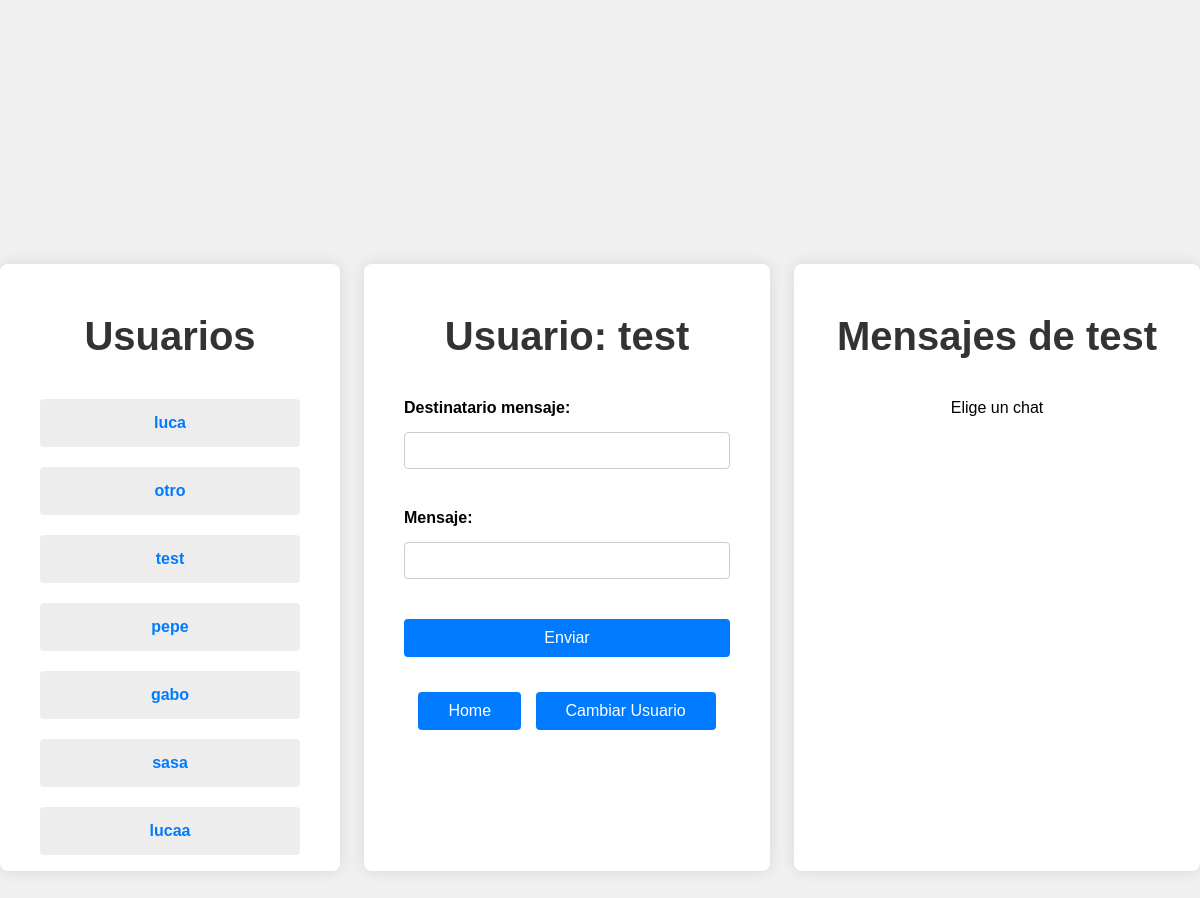
The page /chat (signed in) on the database its author committed.
### tables this page shows
CREATE TABLE users(
    id INTEGER PRIMARY KEY AUTOINCREMENT,
    username string UNIQUE, 
    pwd string NOT NULL,
    salt string NOT NULL,
    rol string NOT NULL,
    correo string NOT NULL,
    public_ip string NULL);

### app.py (the view)
@app.route('/chat', methods=['GET', 'POST'])
def chat():
    if 'user_id' not in session:
        return redirect(url_for('login'))
    messages = None
    users = get_users()
    if request.method == 'POST':
        send_message(message= request.form['message'], recipient= request.form['recipient'], sender= session['user_id'])
    selected_user = request.args.get('user')
    if selected_user:
        messages = messages_descifrados(selected_user, session['user_id'])
    return render_template('chat.html', messages= messages, users = users, username=get_name_by_id(session['user_id'])["username"])

### db_functions/user_functions.py (called while the page is built)
def get_name_by_id(user_id):
    conn = sql.connect('cripto.sqlite')
    conn.row_factory = sql.Row
    cursor = conn.cursor()
    cursor.execute('SELECT username FROM users WHERE id = ?', (user_id,))
    return cursor.fetchone()

def get_users():
    conn = sql.connect('cripto.sqlite')
    conn.row_factory = sql.Row
    cursor = conn.cursor()
    cursor.execute("""SELECT * FROM users""")
    return cursor.fetchall()

### templates/chat.html (shortened to what this page needs)
<!DOCTYPE html>
<html lang="es">
<head>
    <link rel="stylesheet" href="{{ url_for('static', filename='style/chatc.css') }}">
</head>
<body>
    <div class="usuarios">
        <h2>Usuarios</h2>
        <ul class="numerousuarios">
            {% for usr in users %}
            <li>
                <a href="/chat?user={{ usr["id"] }}" style="text-decoration: none;">
                    <strong class= "a">{{usr["username"]}}</strong>
                </a>
            </li>
            {% endfor %}
        </ul>
    </div>
    <div class="container">
        <h2>Usuario: {{username}}</h2>
        <form method="post">
            <div class="form-group">
                <label for="recipient">Destinatario mensaje:</label>
                <input type="text" id="recipient" name="recipient" required>
            </div>
            <div class="form-group">
                <label for="message">Mensaje:</label>
                <input type="text" id="message" name="message" required>
            </div>
            <button type="submit">Enviar</button>
        </form>
        <div class="links">
            <a href="/home" class="botonesheader">Home</a>
            <a href="/login" class="botonesheader">Cambiar Usuario</a>
        </div>
    </div>
    <div class="container">
        <h2>Mensajes de {{username}}</h2>
        <ul class="messages">
        {% if messages == "Empty" %}
            <p>Escribe el primer mensaje</p>
        {% else %}
            <p>Elige un chat</p>
        {% endif %}
        </ul>
    </div>
</body>
</html>

### static/style/chatc.css (style rules this page uses)
body { font-family: Arial, sans-serif; background-color: #f0f0f0; margin: 0; padding: 0; display: flex; justify-content: center; align-items: center; height: 100vh; }
.usuarios { background-color: #fff; padding: 20px; border-radius: 8px; box-shadow: 0 0 15px rgba(0, 0, 0, 0.1); width: 100%; max-width: 300px; text-align: center; height: 50vh; overflow: auto; }
.numerousuarios { list-style-type: none; padding: 0; }
.numerousuarios li { text-align: center; font-size: 1rem; background-color: #ededed; margin: 20px; padding: 15px 20px; border-radius: 4px; }
.container { background-color: #fff; padding: 20px 40px; border-radius: 8px; box-shadow: 0 0 15px rgba(0, 0, 0, 0.1); width: 100%; max-width: 600px; height: 50vh; overflow: auto; text-align: center; }
h2 { font-size: 2.5rem; color: #333; margin-bottom: 40px; }
.form-group { margin-bottom: 30px; text-align: left; }
label { display: block; margin-bottom: 15px; font-weight: bold; }
input[type="text"] { width: 100%; padding: 10px; margin-bottom: 10px; border: 1px solid #ccc; border-radius: 4px; box-sizing: border-box; }
button { width: 100%; padding: 10px; background-color: #007BFF; color: white; border: none; border-radius: 4px; cursor: pointer; font-size: 16px; }
h2 { color: #333; margin-top: 30px; }
ul.messages { list-style-type: none; padding: 0; }
.a { color: #007BFF; }
.links { margin-top: 30px; }
a.botonesheader { display: inline-block; margin: 5px; padding: 10px 30px; background-color: #007BFF; color: white; text-decoration: none; border-radius: 4px; }

### rows shown on the page
users: username "luca"
users: username "otro"
users: username "test"
users: username "pepe"
users: username "gabo"
users: username "sasa"
users: username "lucaa"
